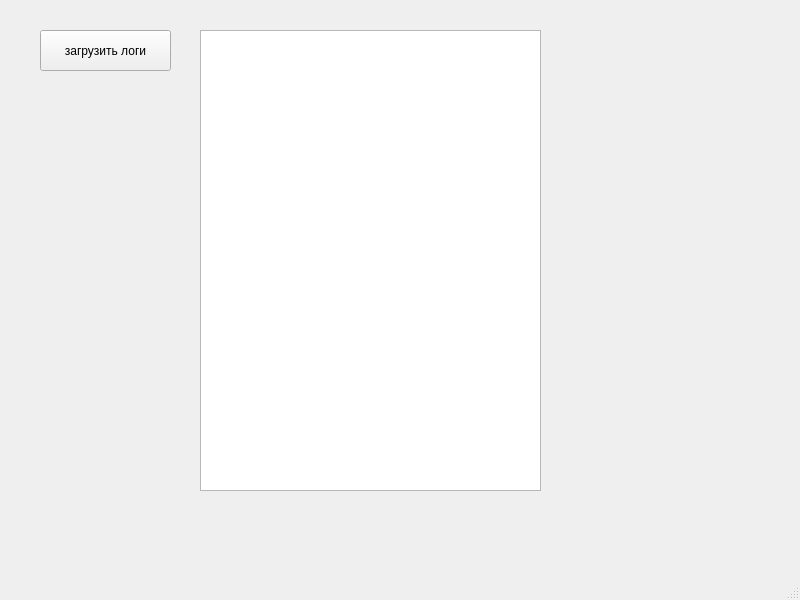
<?xml version="1.0" encoding="UTF-8"?>
<ui version="4.0">
 <class>MainWindow</class>
 <widget class="QMainWindow" name="MainWindow">
  <property name="geometry">
   <rect>
    <x>0</x>
    <y>0</y>
    <width>800</width>
    <height>600</height>
   </rect>
  </property>
  <property name="windowTitle">
   <string>MainWindow</string>
  </property>
  <widget class="QWidget" name="centralwidget">
   <widget class="QPushButton" name="pushButtonLoad">
    <property name="geometry">
     <rect>
      <x>40</x>
      <y>30</y>
      <width>131</width>
      <height>41</height>
     </rect>
    </property>
    <property name="text">
     <string>загрузить логи</string>
    </property>
   </widget>
   <widget class="QListWidget" name="listWidgetX">
    <property name="geometry">
     <rect>
      <x>200</x>
      <y>30</y>
      <width>341</width>
      <height>461</height>
     </rect>
    </property>
   </widget>
  </widget>
  <widget class="QMenuBar" name="menubar">
   <property name="geometry">
    <rect>
     <x>0</x>
     <y>0</y>
     <width>800</width>
     <height>30</height>
    </rect>
   </property>
  </widget>
  <widget class="QStatusBar" name="statusbar"/>
 </widget>
 <resources/>
 <connections/>
</ui>
